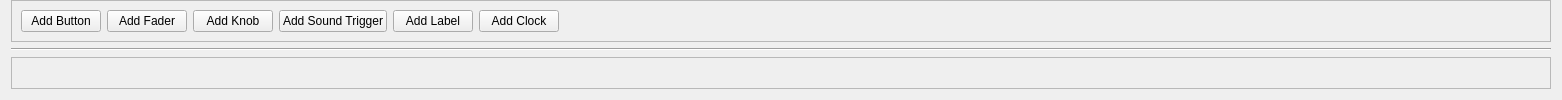
     <widget class="QWidget" name="control_desk_page">
      <layout class="QVBoxLayout" name="verticalLayout_14">
       <property name="topMargin">
        <number>0</number>
       </property>
       <item>
        <widget class="QFrame" name="control_desk_topper">
         <property name="frameShape">
          <enum>QFrame::Shape::StyledPanel</enum>
         </property>
         <property name="frameShadow">
          <enum>QFrame::Shadow::Raised</enum>
         </property>
         <layout class="QHBoxLayout" name="horizontalLayout_10">
          <item>
           <widget class="QPushButton" name="desk_add_btn">
            <property name="text">
             <string>Add Button</string>
            </property>
           </widget>
          </item>
          <item>
           <widget class="QPushButton" name="desk_add_fader">
            <property name="text">
             <string>Add Fader</string>
            </property>
           </widget>
          </item>
          <item>
           <widget class="QPushButton" name="desk_add_knob">
            <property name="text">
             <string>Add Knob</string>
            </property>
           </widget>
          </item>
          <item>
           <widget class="QPushButton" name="desk_add_sound_trigger">
            <property name="text">
             <string>Add Sound Trigger</string>
            </property>
           </widget>
          </item>
          <item>
           <widget class="QPushButton" name="desk_add_label">
            <property name="text">
             <string>Add Label</string>
            </property>
           </widget>
          </item>
          <item>
           <widget class="QPushButton" name="desk_add_clock">
            <property name="text">
             <string>Add Clock</string>
            </property>
           </widget>
          </item>
          <item>
           <spacer name="horizontalSpacer_8">
            <property name="orientation">
             <enum>Qt::Orientation::Horizontal</enum>
            </property>
            <property name="sizeHint" stdset="0">
             <size>
              <width>982</width>
              <height>20</height>
             </size>
            </property>
           </spacer>
          </item>
         </layout>
        </widget>
       </item>
       <item>
        <widget class="Line" name="control_desk_top_seperator_line">
         <property name="orientation">
          <enum>Qt::Orientation::Horizontal</enum>
         </property>
        </widget>
       </item>
       <item>
        <widget class="QFrame" name="control_desk_content_frame">
         <property name="sizePolicy">
          <sizepolicy hsizetype="Preferred" vsizetype="Expanding">
           <horstretch>0</horstretch>
           <verstretch>0</verstretch>
          </sizepolicy>
         </property>
         <property name="frameShape">
          <enum>QFrame::Shape::StyledPanel</enum>
         </property>
         <property name="frameShadow">
          <enum>QFrame::Shadow::Raised</enum>
         </property>
         <layout class="QVBoxLayout" name="verticalLayout_15"/>
        </widget>
       </item>
      </layout>
     </widget>
